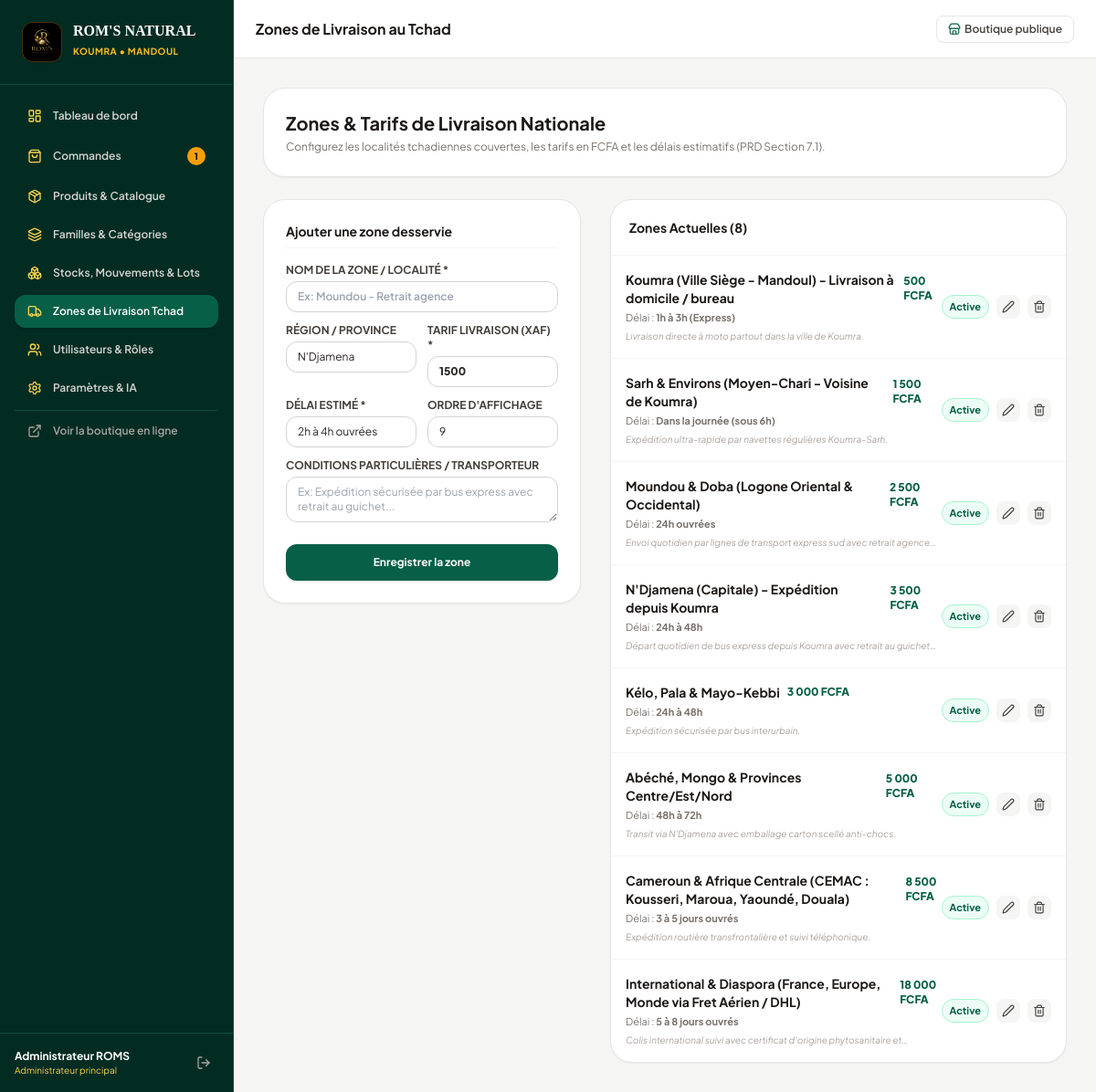
The page /admin/delivery_zones.php (signed in) on the database its author committed.
### tables this page shows
CREATE TABLE delivery_zones (
        id INTEGER PRIMARY KEY AUTOINCREMENT,
        nom_zone TEXT NOT NULL,
        region TEXT DEFAULT 'Tchad',
        tarif_xaf REAL NOT NULL DEFAULT 0,
        delai_estime TEXT NOT NULL,
        conditions TEXT,
        actif INTEGER DEFAULT 1,
        ordre INTEGER DEFAULT 0
    );

### includes/functions.php (called while the page is built, shortened)
<?php
function formatPrice($amount) {
    return number_format((float)$amount, 0, ',', ' ') . ' FCFA';
}

### admin/delivery_zones.php (the view, shortened to what this page needs)
<?php
require_once __DIR__ . '/header.php';
$zones = $pdo->query("SELECT * FROM delivery_zones ORDER BY ordre ASC")->fetchAll();
$editZone = null;
?>
<div class="space-y-6 max-w-6xl mx-auto">
    <div class="bg-white p-6 rounded-3xl border border-stone-200 shadow-sm">
        <h2 class="text-xl font-bold text-stone-900">Zones & Tarifs de Livraison Nationale</h2>
        <p class="text-xs text-stone-500 mt-1">
            Configurez les localités tchadiennes couvertes, les tarifs en FCFA et les délais estimatifs (PRD Section 7.1).
        </p>
    </div>
    <div class="grid grid-cols-1 lg:grid-cols-12 gap-8 items-start">
        <div class="lg:col-span-5 bg-white p-6 rounded-3xl border border-stone-200 shadow-sm space-y-4">
            <h3 class="font-bold text-sm text-stone-900 pb-2 border-b border-stone-100">
                <?= $editZone ? 'Modifier la zone' : 'Ajouter une zone desservie' ?>
            </h3>
            <form method="POST" class="space-y-3 text-xs">
                <div>
                    <label class="block font-bold text-stone-700 uppercase mb-1">Nom de la Zone / Localité *</label>
                    <input type="text" name="nom_zone" required value="<?= htmlspecialchars($editZone['nom_zone'] ?? '') ?>" placeholder="Ex: Moundou - Retrait agence"
                           class="w-full px-3 py-2 rounded-xl border border-stone-300 font-semibold focus:outline-none focus:border-emerald-700">
                </div>
                <div class="grid grid-cols-2 gap-3">
                    <div>
                        <label class="block font-bold text-stone-700 uppercase mb-1">Région / Province</label>
                        <input type="text" name="region" value="<?= htmlspecialchars($editZone['region'] ?? 'N\'Djamena') ?>" placeholder="Ex: Ouaddaï" class="w-full px-3 py-2 rounded-xl border border-stone-300">
                    </div>
                    <div>
                        <label class="block font-bold text-stone-700 uppercase mb-1">Tarif Livraison (XAF) *</label>
                        <input type="number" step="100" name="tarif_xaf" required value="<?= htmlspecialchars($editZone['tarif_xaf'] ?? 1500) ?>" class="w-full px-3 py-2 rounded-xl border border-stone-300 font-black">
                    </div>
                </div>
                <div class="grid grid-cols-2 gap-3">
                    <div>
                        <label class="block font-bold text-stone-700 uppercase mb-1">Délai estimé *</label>
                        <input type="text" name="delai_estime" required value="<?= htmlspecialchars($editZone['delai_estime'] ?? '2h à 4h ouvrées') ?>" placeholder="Ex: 24h à 48h" class="w-full px-3 py-2 rounded-xl border border-stone-300">
                    </div>
                    <div>
                        <label class="block font-bold text-stone-700 uppercase mb-1">Ordre d'affichage</label>
                        <input type="number" name="ordre" value="<?= htmlspecialchars($editZone['ordre'] ?? count($zones) + 1) ?>" class="w-full px-3 py-2 rounded-xl border border-stone-300">
                    </div>
                </div>
                <div>
                    <label class="block font-bold text-stone-700 uppercase mb-1">Conditions Particulières / Transporteur</label>
                    <textarea name="conditions" rows="2" placeholder="Ex: Expédition sécurisée par bus express avec retrait au guichet..." class="w-full px-3 py-2 rounded-xl border border-stone-300"><?= htmlspecialchars($editZone['conditions'] ?? '') ?></textarea>
                </div>
                <div class="flex items-center gap-2 pt-2">
                    <button type="submit" class="flex-1 py-3 px-4 bg-emerald-800 hover:bg-emerald-900 text-white font-bold rounded-xl transition shadow">
                        <?= $editZone ? 'Mettre à jour la zone' : 'Enregistrer la zone' ?>
                    </button>
                </div>
            </form>
        </div>
        <div class="lg:col-span-7 bg-white rounded-3xl border border-stone-200 shadow-sm overflow-hidden">
            <div class="p-5 border-b border-stone-100">
                <h3 class="font-bold text-sm text-stone-900">Zones Actuelles (<?= count($zones) ?>)</h3>
            </div>
            <div class="divide-y divide-stone-100 text-xs">
                <?php foreach ($zones as $z): ?>
                    <div class="p-4 flex items-center justify-between hover:bg-stone-50/70 transition">
                        <div class="space-y-1 max-w-sm">
                            <div class="flex items-center gap-2">
                                <h4 class="font-bold text-stone-900 text-sm"><?= htmlspecialchars($z['nom_zone']) ?></h4>
                                <span class="font-black text-emerald-800 text-xs"><?= formatPrice($z['tarif_xaf']) ?></span>
                            </div>
                            <p class="text-stone-500 text-[11px]">Délai : <strong><?= htmlspecialchars($z['delai_estime']) ?></strong></p>
                            <?php if (!empty($z['conditions'])): ?>
                                <p class="text-stone-400 text-[10px] line-clamp-1 italic"><?= htmlspecialchars($z['conditions']) ?></p>
                            <?php endif; ?>
                        </div>
                        <div class="flex items-center gap-2 whitespace-nowrap">
                            <a href="<?= BASE_URL ?>/admin/delivery_zones.php?toggle_actif=<?= $z['id'] ?>" class="text-[11px] font-bold px-2 py-1 rounded-full border transition <?= $z['actif'] ? 'bg-emerald-50 text-emerald-800 border-emerald-200' : 'bg-rose-50 text-rose-700 border-rose-200' ?>">
                                <?= $z['actif'] ? 'Active' : 'Désactivée' ?>
                            </a>
                            <a href="<?= BASE_URL ?>/admin/delivery_zones.php?edit=<?= $z['id'] ?>" class="p-1.5 rounded-lg bg-stone-100 hover:bg-emerald-800 hover:text-white transition text-stone-700">
                                <i data-lucide="edit-2" class="w-3.5 h-3.5"></i>
                            </a>
                            <a href="<?= BASE_URL ?>/admin/delivery_zones.php?delete=<?= $z['id'] ?>" class="p-1.5 rounded-lg bg-stone-100 hover:bg-rose-600 hover:text-white transition text-stone-700" onclick="return confirm('Supprimer cette zone de livraison ?')">
                                <i data-lucide="trash-2" class="w-3.5 h-3.5"></i>
                            </a>
                        </div>
                    </div>
                <?php endforeach; ?>
            </div>
        </div>
    </div>
</div>
<?php require_once __DIR__ . '/footer.php'; ?>

### admin/header.php (style rules this page uses)
body { font-family: 'Plus Jakarta Sans', sans-serif; }

### rows shown on the page
delivery_zones: nom_zone "Koumra (Ville Siège - Mandoul) - Livraison à domicile / bureau", tarif_xaf "500 FCFA", delai_estime "1h à 3h (Express)", conditions "Livraison directe à moto partout dans la ville de Koumra.", actif "Active"
delivery_zones: nom_zone "Sarh & Environs (Moyen-Chari - Voisine de Koumra)", tarif_xaf "1 500 FCFA", delai_estime "Dans la journée (sous 6h)", conditions "Expédition ultra-rapide par navettes régulières Koumra-Sarh.", actif "Active"
delivery_zones: nom_zone "Moundou & Doba (Logone Oriental & Occidental)", tarif_xaf "2 500 FCFA", delai_estime "24h ouvrées", conditions "Envoi quotidien par lignes de transport express sud avec retrait…", actif "Active"
delivery_zones: nom_zone "N'Djamena (Capitale) - Expédition depuis Koumra", tarif_xaf "3 500 FCFA", delai_estime "24h à 48h", conditions "Départ quotidien de bus express depuis Koumra avec retrait au…", actif "Active"
delivery_zones: nom_zone "Kélo, Pala & Mayo-Kebbi", tarif_xaf "3 000 FCFA", delai_estime "24h à 48h", conditions "Expédition sécurisée par bus interurbain.", actif "Active"
delivery_zones: nom_zone "Abéché, Mongo & Provinces Centre/Est/Nord", tarif_xaf "5 000 FCFA", delai_estime "48h à 72h", conditions "Transit via N'Djamena avec emballage carton scellé anti-chocs.", actif "Active"
delivery_zones: nom_zone "Cameroun & Afrique Centrale (CEMAC : Kousseri, Maroua, Yaoundé, Douala)", tarif_xaf "8 500 FCFA", delai_estime "3 à 5 jours ouvrés", conditions "Expédition routière transfrontalière et suivi téléphonique.", actif "Active"
delivery_zones: nom_zone "International & Diaspora (France, Europe, Monde via Fret Aérien / DHL)", tarif_xaf "18 000 FCFA", delai_estime "5 à 8 jours ouvrés", conditions "Colis international suivi avec certificat d'origine phytosanitaire…", actif "Active"

### other values the page prints
$pendingOrdersCount "1"
$_SESSION['admin_name'] "Administrateur ROMS"
$adminRole "Administrateur principal"
$adminTitle "Zones de Livraison au Tchad"
count($zones) "8"
